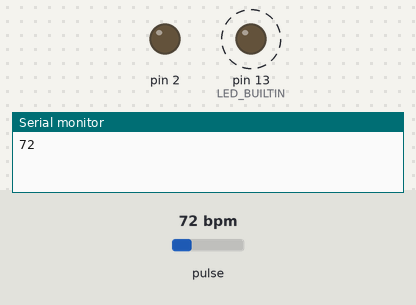
The sketch below on a simulated Arduino Uno, built with avr-gcc and run on an emulated ATmega328P. On the bench: output pins drawn as LEDs (lit = HIGH), the last lines printed to the serial monitor. Dashed ring = blinking. The inputs (shaded band) are chosen by the test bench; at power-on: pulse 72 bpm.

Above: at 1.2 s.
1.3 s: pulse set to 99 bpm
At 2.2 s:
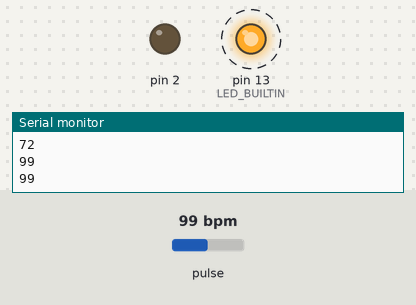
4.3 s: pulse set to 102 bpm
At 4.69 s:
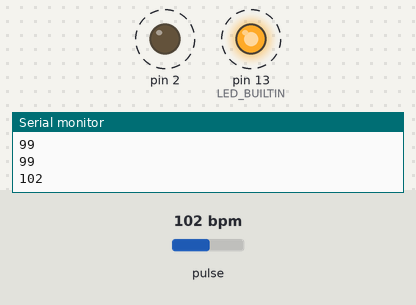
7.3 s: pulse set to 100 bpm
At 7.4 s:
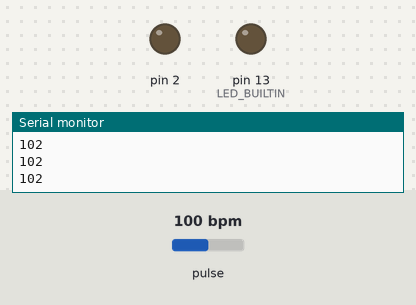
10.3 s: pulse set to 130 bpm
At 10.6 s:
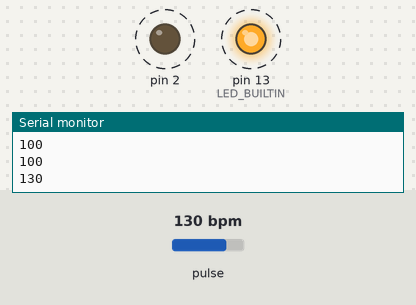
Timing chart, 0 to 14.3 s (numbered marks = the images above; inputs shaded):
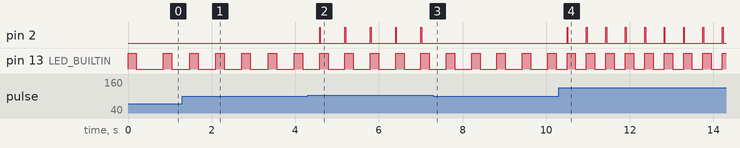

Measured:
- the behaviour switches between 100 and 101 bpm on pulse (found by bisection; images 1 and 2)
- after the input at 1.3 s, pin 13 (LED_BUILTIN): alternates HIGH for 0.20 s and LOW for 0.42 s, starting after 0.17 s
- after the input at 4.3 s, pin 2: alternates HIGH for 0.02 s and LOW for 0.59 s, starting after 0.28 s
- after the input at 7.3 s, pin 2: stops changing and stays LOW
- after the input at 10.3 s, pin 2: alternates HIGH for 0.02 s and LOW for 0.44 s, starting after 0.20 s
- by itself, pin 13 (LED_BUILTIN): alternates HIGH for 0.20 s and LOW for 0.65 s

The sketch:

CompleteV1.ino
```cpp
/*  ********************************************************************************
 *  Monitor Heart Rate using Pulse sensor
 *
*/
/***Set up interrupts and relevant library*/

#define USE_ARDUINO_INTERRUPTS true
#include <PulseSensorPlayground.h>


// Define Variables
const int PulseWire = 0;
const int LED = LED_BUILTIN;
int Threshold = 500;

PulseSensorPlayground pulseSensor;

//Configure Serial Monitor
void setup() {
  Serial.begin(9600);
  pinMode(2, OUTPUT);

  // Configure PulseSensor
  pulseSensor.analogInput(PulseWire);
  pulseSensor.blinkOnPulse(LED);
  pulseSensor.setThreshold(Threshold);
  digitalWrite(2, LOW); // turn the LED on (HIGH is the voltage level)
  if (pulseSensor.begin()){
  }

}
void loop() {

if (pulseSensor.sawStartOfBeat()) {
 int myBPM = pulseSensor.getBeatsPerMinute();

 Serial.println(myBPM);
 if (myBPM>100)
  digitalWrite(2, HIGH); // turn the LED on (HIGH is the voltage level)
  delay(20);
  digitalWrite(2, LOW); // turn the LED on (HIGH is the voltage level)

}

  delay(20);

}
```
